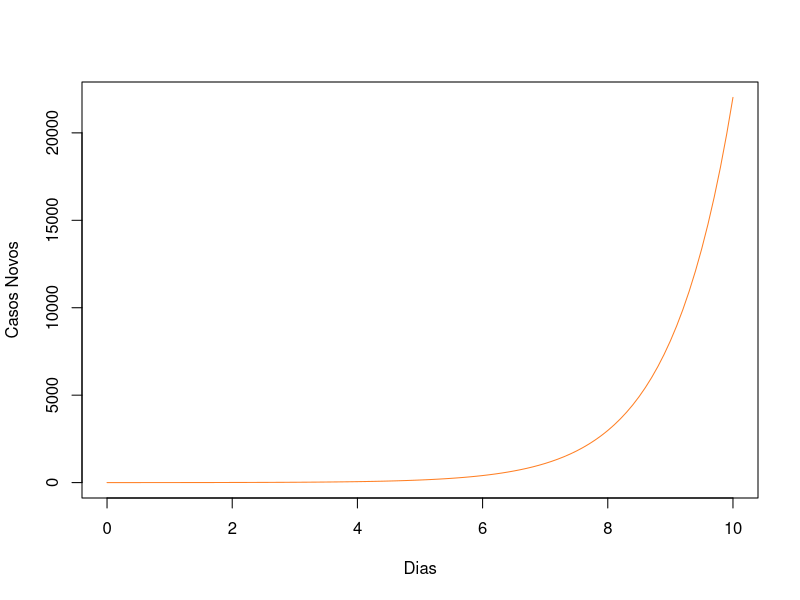
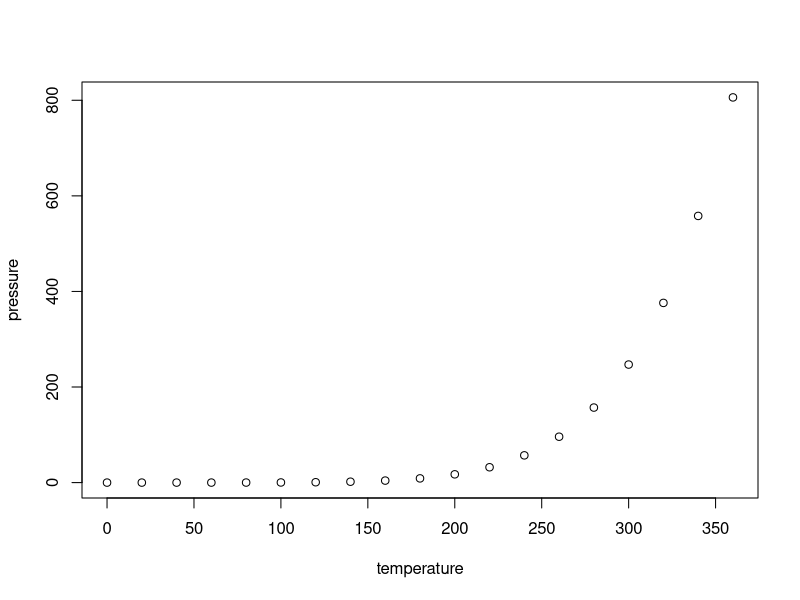

R code for these plots, in order:
## ---- chunk 1
knitr::opts_chunk$set(echo = FALSE)
## ---- chunk 2
curve(exp(x),from=0,to=10,xlab="Dias", ylab="Casos Novos",col="chocolate1")
## ---- chunk 3
summary(cars)
## ---- chunk 4
plot(pressure)
